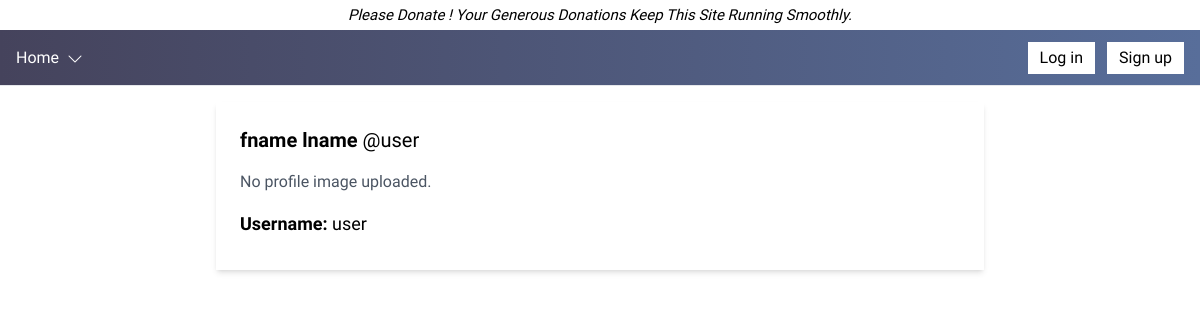
Before: /accounts/profile/user/ with the older database file.
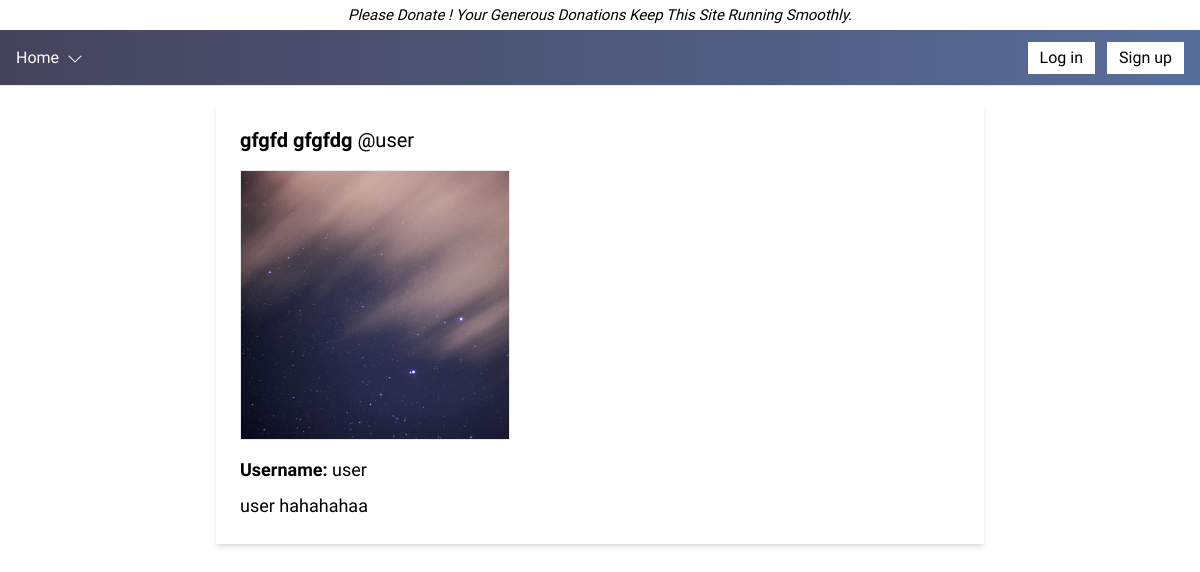
After: the same page with the newer database file.
### accounts/models.py (models this page shows, shortened)
class UserProfile(models.Model):
    user = models.OneToOneField(User, on_delete=models.CASCADE)
    profile_image = models.ImageField(upload_to='profile_images/', blank=True, null=True)
    bio = models.TextField(blank=True, null=True)
    phone_number = models.CharField(max_length=15, blank=True, null=True)
    country = models.CharField(max_length=100, blank=True, null=True)
    state = models.CharField(max_length=100, blank=True, null=True)

### accounts/views.py (the view)
# urls.py: path('profile/', profile_view, name='profile_view'),
def profile_view(request, username=None):
    if not username:
        return redirect('profile_view', username=request.user.username)
    user = get_object_or_404(User, username=username)
    user_profile, created = UserProfile.objects.get_or_create(user=user)
    markdown_content = user_profile.bio if user_profile.bio else ""
    user_profile.bio_html = markdown.markdown(markdown_content)
    return render(request, 'accounts/profile.html', {'user_profile': user_profile})

### notifications/context_processors.py (called while the page is built)
def unread_notifications_count(request):
    if request.user.is_authenticated:
        unread_count = request.user.notifications.filter(read=False).count()
    else:
        unread_count = 0
    return {'unread_notification_count': unread_count}

### accounts/templates/accounts/profile.html (shortened to what this page needs)
{% extends "base.html" %}
{% load widget_tweaks %}
{% load static %}
{% block content %}
<div class="max-w-3xl mx-auto p-6 bg-white shadow-md">
    <h1 class="text-xl font-semibold mb-4">{{ user_profile.user.first_name }} {{ user_profile.user.last_name }} <span class="font-medium">@{{ user_profile.user.username  }}</span></h1>
    {% if user_profile.profile_image %}
        <div class="mt-4">
            <img src="{{ user_profile.profile_image.url }}" alt="Profile Image" class="object-cover border w-[270px] h-[270px] mt-2">
        </div>
    {% else %}
        <p class="text-gray-600">No profile image uploaded.</p>
    {% endif %}
    <div class="mt-4 space-y-2 text-lg">
        <p><strong>Username:</strong> {{ user_profile.user.username }}</p>
        <div class="bio">
            {% if user_profile.bio_html %}
            {{ user_profile.bio_html|safe }}
            {% endif %}
        </div>
    </div>
</div>
{% endblock content %}

Changed rows visible on the page:
removed UserProfile: user.first_name "fname", user.last_name "lname", user.username "user"
now on this page (row edited): UserProfile: user.first_name "gfgfd", user.last_name "gfgfdg", user.username "user", profile_image (picture), bio_html "user hahahahaa"
Other visible differences:
text no longer shown: "No profile image uploaded."
